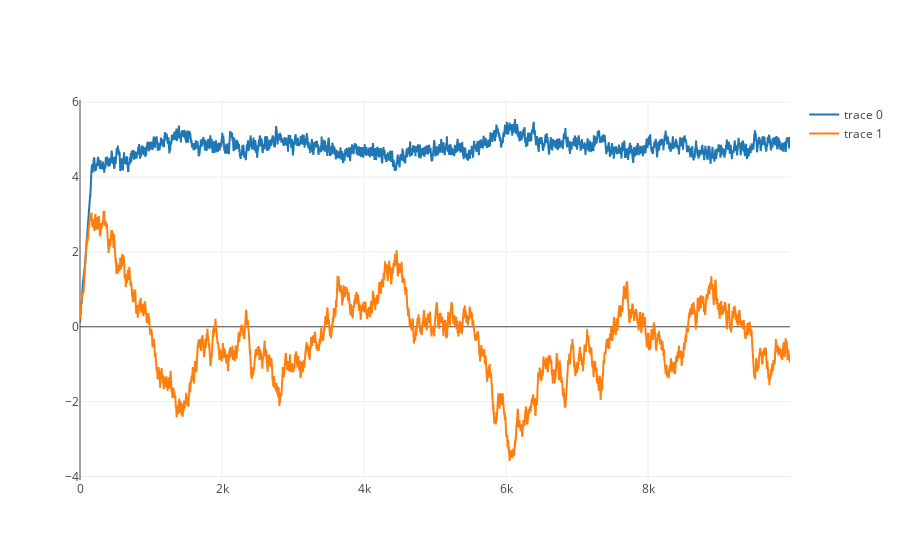

Source (notebook cell):
### Markdown cell above
## パラメータ間制約なし

### Code cell
var initialParam = [{a:0,b:0}]
var updator = {
    a:{
        max:Infinity,
        min:-Infinity,
        val:0.1
    },
    b:{
        max:Infinity,
        min:-Infinity,
        val:0.1
    }
}
var constrain = {};


var mcmc = new MCMC(200).initialize(initialParam,updator, constrain)
mcmc.setObserved(data, error)
mcmc.setModel(model)
mcmc.randomizeParameters(["a","b"])

console.log(mcmc.getUpdateOrder())
console.log(mcmc.getUpdateOrder())
console.log(mcmc.getUpdateOrder())
console.log(mcmc.getUpdateOrder())
console.log(mcmc.getUpdateOrder())
console.log(mcmc.parameters)

var res = mcmc.samplingAndFormat(10000)

Plotly([
    {
        y:res.parameter[0].a
    },
    {
        y:res.parameter[0].b
    }
])

### Figure 1 — Plotly figure (JSON) as saved in the notebook; plotly's stock layout.template omitted (floating-point values rounded to 4 significant figures; data arrays with more than 128 entries replaced by an {"elided": "..."} marker saying what was removed)
{"data": [{"uid": "6407e4", "y": {"elided": "10000 float values"}}, {"uid": "6e4cbc", "y": {"elided": "10000 float values"}}], "layout": {}}
